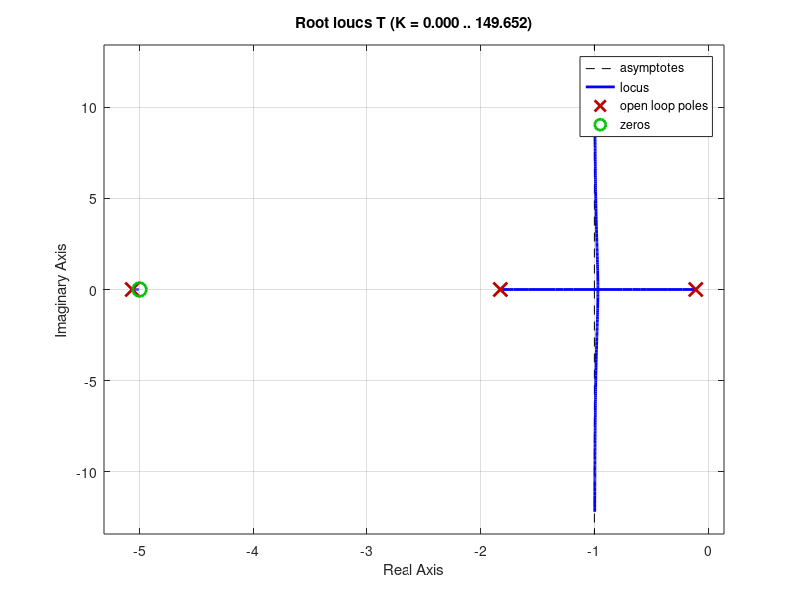

Source code (MATLAB): (Note: this script raises an error after producing the figure.)
clc;
clear;
n1 = [1 2 0];
tf1 = tf(1,n1);

n2 = [1 5];
tf2 = tf(1 , n2);

T = feedback(tf1,tf2);

rlocus(T);
rlocfind(T)